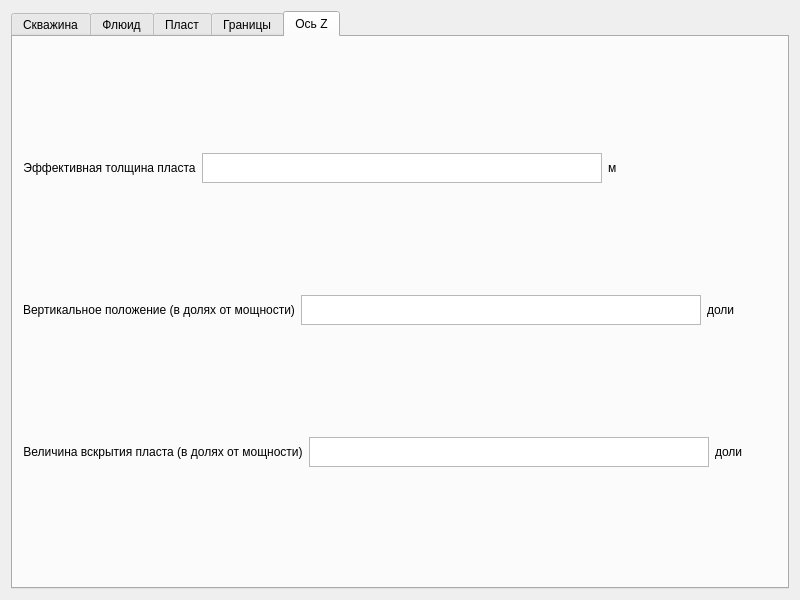
<?xml version="1.0" encoding="UTF-8"?>
<ui version="4.0">
 <class>Dialog</class>
 <widget class="QDialog" name="Dialog">
  <property name="enabled">
   <bool>true</bool>
  </property>
  <property name="geometry">
   <rect>
    <x>0</x>
    <y>0</y>
    <width>800</width>
    <height>600</height>
   </rect>
  </property>
  <property name="sizePolicy">
   <sizepolicy hsizetype="Fixed" vsizetype="Fixed">
    <horstretch>0</horstretch>
    <verstretch>0</verstretch>
   </sizepolicy>
  </property>
  <property name="minimumSize">
   <size>
    <width>800</width>
    <height>600</height>
   </size>
  </property>
  <property name="maximumSize">
   <size>
    <width>800</width>
    <height>600</height>
   </size>
  </property>
  <property name="windowTitle">
   <string>Dialog</string>
  </property>
  <layout class="QVBoxLayout" name="verticalLayout_4">
   <item>
    <widget class="QTabWidget" name="tabWidget">
     <property name="currentIndex">
      <number>4</number>
     </property>
     <widget class="QWidget" name="tab">
      <attribute name="title">
       <string>Скважина</string>
      </attribute>
      <layout class="QVBoxLayout" name="verticalLayout">
       <item>
        <layout class="QHBoxLayout" name="horizontalLayout">
         <item>
          <widget class="QLabel" name="label_2">
           <property name="minimumSize">
            <size>
             <width>0</width>
             <height>30</height>
            </size>
           </property>
           <property name="maximumSize">
            <size>
             <width>16777215</width>
             <height>30</height>
            </size>
           </property>
           <property name="text">
            <string>Радиус скважины</string>
           </property>
           <property name="alignment">
            <set>Qt::AlignCenter</set>
           </property>
          </widget>
         </item>
         <item>
          <widget class="QTextEdit" name="rc">
           <property name="minimumSize">
            <size>
             <width>400</width>
             <height>30</height>
            </size>
           </property>
           <property name="maximumSize">
            <size>
             <width>400</width>
             <height>30</height>
            </size>
           </property>
          </widget>
         </item>
         <item>
          <widget class="QLabel" name="label">
           <property name="text">
            <string>м</string>
           </property>
          </widget>
         </item>
        </layout>
       </item>
       <item>
        <layout class="QHBoxLayout" name="horizontalLayout_3">
         <item>
          <widget class="QLabel" name="label_3">
           <property name="minimumSize">
            <size>
             <width>0</width>
             <height>30</height>
            </size>
           </property>
           <property name="maximumSize">
            <size>
             <width>16777215</width>
             <height>30</height>
            </size>
           </property>
           <property name="text">
            <string>Длина горизонтальной или наклонной скважины</string>
           </property>
           <property name="alignment">
            <set>Qt::AlignCenter</set>
           </property>
          </widget>
         </item>
         <item>
          <widget class="QTextEdit" name="length">
           <property name="minimumSize">
            <size>
             <width>400</width>
             <height>30</height>
            </size>
           </property>
           <property name="maximumSize">
            <size>
             <width>400</width>
             <height>30</height>
            </size>
           </property>
          </widget>
         </item>
         <item>
          <widget class="QLabel" name="label_5">
           <property name="text">
            <string>м</string>
           </property>
          </widget>
         </item>
        </layout>
       </item>
      </layout>
     </widget>
     <widget class="QWidget" name="tab_2">
      <attribute name="title">
       <string>Флюид</string>
      </attribute>
      <layout class="QVBoxLayout" name="verticalLayout_3">
       <item>
        <layout class="QVBoxLayout" name="verticalLayout_2">
         <item>
          <layout class="QHBoxLayout" name="horizontalLayout_4">
           <item>
            <widget class="QLabel" name="label_4">
             <property name="minimumSize">
              <size>
               <width>0</width>
               <height>30</height>
              </size>
             </property>
             <property name="maximumSize">
              <size>
               <width>16777215</width>
               <height>30</height>
              </size>
             </property>
             <property name="text">
              <string>Объемный коэффициент</string>
             </property>
             <property name="alignment">
              <set>Qt::AlignCenter</set>
             </property>
            </widget>
           </item>
           <item>
            <widget class="QTextEdit" name="B_liq">
             <property name="minimumSize">
              <size>
               <width>400</width>
               <height>30</height>
              </size>
             </property>
             <property name="maximumSize">
              <size>
               <width>400</width>
               <height>30</height>
              </size>
             </property>
            </widget>
           </item>
           <item>
            <widget class="QLabel" name="label_6">
             <property name="text">
              <string/>
             </property>
            </widget>
           </item>
          </layout>
         </item>
         <item>
          <layout class="QHBoxLayout" name="horizontalLayout_6">
           <item>
            <widget class="QLabel" name="label_9">
             <property name="minimumSize">
              <size>
               <width>0</width>
               <height>30</height>
              </size>
             </property>
             <property name="maximumSize">
              <size>
               <width>16777215</width>
               <height>30</height>
              </size>
             </property>
             <property name="text">
              <string>Вязкость</string>
             </property>
             <property name="alignment">
              <set>Qt::AlignCenter</set>
             </property>
            </widget>
           </item>
           <item>
            <widget class="QTextEdit" name="mu">
             <property name="minimumSize">
              <size>
               <width>400</width>
               <height>30</height>
              </size>
             </property>
             <property name="maximumSize">
              <size>
               <width>400</width>
               <height>30</height>
              </size>
             </property>
            </widget>
           </item>
           <item>
            <widget class="QLabel" name="label_10">
             <property name="text">
              <string>сП</string>
             </property>
            </widget>
           </item>
          </layout>
         </item>
        </layout>
       </item>
      </layout>
     </widget>
     <widget class="QWidget" name="tab_3">
      <attribute name="title">
       <string>Пласт</string>
      </attribute>
      <layout class="QVBoxLayout" name="verticalLayout_6">
       <item>
        <layout class="QVBoxLayout" name="verticalLayout_5">
         <item>
          <layout class="QHBoxLayout" name="horizontalLayout_8">
           <item>
            <widget class="QLabel" name="label_13">
             <property name="minimumSize">
              <size>
               <width>0</width>
               <height>30</height>
              </size>
             </property>
             <property name="maximumSize">
              <size>
               <width>16777215</width>
               <height>30</height>
              </size>
             </property>
             <property name="text">
              <string>Проницаемость </string>
             </property>
             <property name="alignment">
              <set>Qt::AlignCenter</set>
             </property>
            </widget>
           </item>
           <item>
            <widget class="QTextEdit" name="K">
             <property name="minimumSize">
              <size>
               <width>400</width>
               <height>30</height>
              </size>
             </property>
             <property name="maximumSize">
              <size>
               <width>400</width>
               <height>30</height>
              </size>
             </property>
            </widget>
           </item>
           <item>
            <widget class="QLabel" name="Skin">
             <property name="text">
              <string>мД</string>
             </property>
            </widget>
           </item>
          </layout>
         </item>
         <item>
          <layout class="QHBoxLayout" name="horizontalLayout_9">
           <item>
            <widget class="QLabel" name="label_15">
             <property name="minimumSize">
              <size>
               <width>0</width>
               <height>30</height>
              </size>
             </property>
             <property name="maximumSize">
              <size>
               <width>16777215</width>
               <height>30</height>
              </size>
             </property>
             <property name="text">
              <string>Отн. верт. к гориз. прон  (kv/kh) </string>
             </property>
             <property name="alignment">
              <set>Qt::AlignCenter</set>
             </property>
            </widget>
           </item>
           <item>
            <widget class="QTextEdit" name="kv_kh">
             <property name="minimumSize">
              <size>
               <width>400</width>
               <height>30</height>
              </size>
             </property>
             <property name="maximumSize">
              <size>
               <width>400</width>
               <height>30</height>
              </size>
             </property>
            </widget>
           </item>
           <item>
            <widget class="QLabel" name="label_16">
             <property name="text">
              <string/>
             </property>
            </widget>
           </item>
          </layout>
         </item>
         <item>
          <layout class="QHBoxLayout" name="horizontalLayout_13">
           <item>
            <widget class="QLabel" name="label_23">
             <property name="minimumSize">
              <size>
               <width>0</width>
               <height>30</height>
              </size>
             </property>
             <property name="maximumSize">
              <size>
               <width>16777215</width>
               <height>30</height>
              </size>
             </property>
             <property name="text">
              <string>Общая сжимаемость</string>
             </property>
             <property name="alignment">
              <set>Qt::AlignCenter</set>
             </property>
            </widget>
           </item>
           <item>
            <widget class="QTextEdit" name="C_t">
             <property name="minimumSize">
              <size>
               <width>400</width>
               <height>30</height>
              </size>
             </property>
             <property name="maximumSize">
              <size>
               <width>400</width>
               <height>30</height>
              </size>
             </property>
            </widget>
           </item>
           <item>
            <widget class="QLabel" name="label_24">
             <property name="text">
              <string>1/атм</string>
             </property>
            </widget>
           </item>
          </layout>
         </item>
         <item>
          <layout class="QHBoxLayout" name="horizontalLayout_14">
           <item>
            <widget class="QLabel" name="label_25">
             <property name="minimumSize">
              <size>
               <width>0</width>
               <height>30</height>
              </size>
             </property>
             <property name="maximumSize">
              <size>
               <width>16777215</width>
               <height>30</height>
              </size>
             </property>
             <property name="text">
              <string>Пористость</string>
             </property>
             <property name="alignment">
              <set>Qt::AlignCenter</set>
             </property>
            </widget>
           </item>
           <item>
            <widget class="QTextEdit" name="phi">
             <property name="minimumSize">
              <size>
               <width>400</width>
               <height>30</height>
              </size>
             </property>
             <property name="maximumSize">
              <size>
               <width>400</width>
               <height>30</height>
              </size>
             </property>
            </widget>
           </item>
           <item>
            <widget class="QLabel" name="label_26">
             <property name="text">
              <string/>
             </property>
            </widget>
           </item>
          </layout>
         </item>
         <item>
          <layout class="QHBoxLayout" name="horizontalLayout_16">
           <item>
            <widget class="QLabel" name="label_29">
             <property name="minimumSize">
              <size>
               <width>0</width>
               <height>30</height>
              </size>
             </property>
             <property name="maximumSize">
              <size>
               <width>16777215</width>
               <height>30</height>
              </size>
             </property>
             <property name="text">
              <string>Скин-фактор</string>
             </property>
             <property name="alignment">
              <set>Qt::AlignCenter</set>
             </property>
            </widget>
           </item>
           <item>
            <widget class="QTextEdit" name="textEdit_15">
             <property name="minimumSize">
              <size>
               <width>400</width>
               <height>30</height>
              </size>
             </property>
             <property name="maximumSize">
              <size>
               <width>400</width>
               <height>30</height>
              </size>
             </property>
            </widget>
           </item>
           <item>
            <widget class="QLabel" name="label_30">
             <property name="text">
              <string/>
             </property>
            </widget>
           </item>
          </layout>
         </item>
         <item>
          <layout class="QHBoxLayout" name="horizontalLayout_15">
           <item>
            <widget class="QLabel" name="label_27">
             <property name="minimumSize">
              <size>
               <width>0</width>
               <height>30</height>
              </size>
             </property>
             <property name="maximumSize">
              <size>
               <width>16777215</width>
               <height>30</height>
              </size>
             </property>
             <property name="text">
              <string>Начальное пластовое давление</string>
             </property>
             <property name="alignment">
              <set>Qt::AlignCenter</set>
             </property>
            </widget>
           </item>
           <item>
            <widget class="QTextEdit" name="P_initial">
             <property name="minimumSize">
              <size>
               <width>400</width>
               <height>30</height>
              </size>
             </property>
             <property name="maximumSize">
              <size>
               <width>400</width>
               <height>30</height>
              </size>
             </property>
            </widget>
           </item>
           <item>
            <widget class="QLabel" name="label_28">
             <property name="text">
              <string>атм</string>
             </property>
            </widget>
           </item>
          </layout>
         </item>
        </layout>
       </item>
      </layout>
     </widget>
     <widget class="QWidget" name="tab_4">
      <attribute name="title">
       <string>Границы</string>
      </attribute>
      <widget class="QWidget" name="verticalLayoutWidget_3">
       <property name="geometry">
        <rect>
         <x>10</x>
         <y>10</y>
         <width>750</width>
         <height>527</height>
        </rect>
       </property>
       <layout class="QVBoxLayout" name="verticalLayout_8">
        <item>
         <layout class="QHBoxLayout" name="horizontalLayout_23">
          <item>
           <widget class="QLabel" name="label_43">
            <property name="minimumSize">
             <size>
              <width>0</width>
              <height>30</height>
             </size>
            </property>
            <property name="maximumSize">
             <size>
              <width>16777215</width>
              <height>30</height>
             </size>
            </property>
            <property name="text">
             <string>Ширина прямоугольника (Запад - Восток)</string>
            </property>
            <property name="alignment">
             <set>Qt::AlignCenter</set>
            </property>
           </widget>
          </item>
          <item>
           <widget class="QTextEdit" name="W_E_length">
            <property name="minimumSize">
             <size>
              <width>400</width>
              <height>30</height>
             </size>
            </property>
            <property name="maximumSize">
             <size>
              <width>400</width>
              <height>30</height>
             </size>
            </property>
           </widget>
          </item>
          <item>
           <widget class="QLabel" name="label_44">
            <property name="text">
             <string>м</string>
            </property>
           </widget>
          </item>
         </layout>
        </item>
        <item>
         <layout class="QHBoxLayout" name="horizontalLayout_24">
          <item>
           <widget class="QLabel" name="label_45">
            <property name="minimumSize">
             <size>
              <width>0</width>
              <height>30</height>
             </size>
            </property>
            <property name="maximumSize">
             <size>
              <width>16777215</width>
              <height>30</height>
             </size>
            </property>
            <property name="text">
             <string>Длина прямоугольника (Север - Юг)</string>
            </property>
            <property name="alignment">
             <set>Qt::AlignCenter</set>
            </property>
           </widget>
          </item>
          <item>
           <widget class="QTextEdit" name="N_S_length">
            <property name="minimumSize">
             <size>
              <width>400</width>
              <height>30</height>
             </size>
            </property>
            <property name="maximumSize">
             <size>
              <width>400</width>
              <height>30</height>
             </size>
            </property>
           </widget>
          </item>
          <item>
           <widget class="QLabel" name="label_46">
            <property name="text">
             <string>м</string>
            </property>
           </widget>
          </item>
         </layout>
        </item>
        <item>
         <layout class="QHBoxLayout" name="horizontalLayout_25">
          <item>
           <widget class="QLabel" name="label_47">
            <property name="minimumSize">
             <size>
              <width>0</width>
              <height>30</height>
             </size>
            </property>
            <property name="maximumSize">
             <size>
              <width>16777215</width>
              <height>30</height>
             </size>
            </property>
            <property name="text">
             <string>Доля от ширины до центра</string>
            </property>
            <property name="alignment">
             <set>Qt::AlignCenter</set>
            </property>
           </widget>
          </item>
          <item>
           <widget class="QTextEdit" name="bound_1">
            <property name="minimumSize">
             <size>
              <width>400</width>
              <height>30</height>
             </size>
            </property>
            <property name="maximumSize">
             <size>
              <width>400</width>
              <height>30</height>
             </size>
            </property>
           </widget>
          </item>
          <item>
           <widget class="QLabel" name="label_48">
            <property name="text">
             <string>доли</string>
            </property>
           </widget>
          </item>
         </layout>
        </item>
        <item>
         <layout class="QHBoxLayout" name="horizontalLayout_26">
          <item>
           <widget class="QLabel" name="label_49">
            <property name="minimumSize">
             <size>
              <width>0</width>
              <height>30</height>
             </size>
            </property>
            <property name="maximumSize">
             <size>
              <width>16777215</width>
              <height>30</height>
             </size>
            </property>
            <property name="text">
             <string>Доля от длины до центра</string>
            </property>
            <property name="alignment">
             <set>Qt::AlignCenter</set>
            </property>
           </widget>
          </item>
          <item>
           <widget class="QTextEdit" name="bound_2">
            <property name="minimumSize">
             <size>
              <width>400</width>
              <height>30</height>
             </size>
            </property>
            <property name="maximumSize">
             <size>
              <width>400</width>
              <height>30</height>
             </size>
            </property>
           </widget>
          </item>
          <item>
           <widget class="QLabel" name="label_50">
            <property name="text">
             <string>доли</string>
            </property>
           </widget>
          </item>
         </layout>
        </item>
       </layout>
      </widget>
     </widget>
     <widget class="QWidget" name="tab_5">
      <attribute name="title">
       <string>Ось Z</string>
      </attribute>
      <widget class="QWidget" name="verticalLayoutWidget_4">
       <property name="geometry">
        <rect>
         <x>10</x>
         <y>10</y>
         <width>750</width>
         <height>527</height>
        </rect>
       </property>
       <layout class="QVBoxLayout" name="verticalLayout_9">
        <item>
         <layout class="QHBoxLayout" name="horizontalLayout_27">
          <item>
           <widget class="QLabel" name="label_51">
            <property name="minimumSize">
             <size>
              <width>0</width>
              <height>30</height>
             </size>
            </property>
            <property name="maximumSize">
             <size>
              <width>16777215</width>
              <height>30</height>
             </size>
            </property>
            <property name="text">
             <string>Эффективная толщина пласта</string>
            </property>
            <property name="alignment">
             <set>Qt::AlignCenter</set>
            </property>
           </widget>
          </item>
          <item>
           <widget class="QTextEdit" name="h_eff">
            <property name="minimumSize">
             <size>
              <width>400</width>
              <height>30</height>
             </size>
            </property>
            <property name="maximumSize">
             <size>
              <width>400</width>
              <height>30</height>
             </size>
            </property>
           </widget>
          </item>
          <item>
           <widget class="QLabel" name="label_52">
            <property name="text">
             <string>м</string>
            </property>
           </widget>
          </item>
         </layout>
        </item>
        <item>
         <layout class="QHBoxLayout" name="horizontalLayout_29">
          <item>
           <widget class="QLabel" name="label_55">
            <property name="minimumSize">
             <size>
              <width>0</width>
              <height>30</height>
             </size>
            </property>
            <property name="maximumSize">
             <size>
              <width>16777215</width>
              <height>30</height>
             </size>
            </property>
            <property name="text">
             <string>Вертикальное положение (в долях от мощности)</string>
            </property>
            <property name="alignment">
             <set>Qt::AlignCenter</set>
            </property>
           </widget>
          </item>
          <item>
           <widget class="QTextEdit" name="vertical_position">
            <property name="minimumSize">
             <size>
              <width>400</width>
              <height>30</height>
             </size>
            </property>
            <property name="maximumSize">
             <size>
              <width>400</width>
              <height>30</height>
             </size>
            </property>
           </widget>
          </item>
          <item>
           <widget class="QLabel" name="label_56">
            <property name="text">
             <string>доли</string>
            </property>
           </widget>
          </item>
         </layout>
        </item>
        <item>
         <layout class="QHBoxLayout" name="horizontalLayout_30">
          <item>
           <widget class="QLabel" name="label_57">
            <property name="minimumSize">
             <size>
              <width>0</width>
              <height>30</height>
             </size>
            </property>
            <property name="maximumSize">
             <size>
              <width>16777215</width>
              <height>30</height>
             </size>
            </property>
            <property name="text">
             <string>Величина вскрытия пласта (в долях от мощности)</string>
            </property>
            <property name="alignment">
             <set>Qt::AlignCenter</set>
            </property>
           </widget>
          </item>
          <item>
           <widget class="QTextEdit" name="vskritie_plasta">
            <property name="minimumSize">
             <size>
              <width>400</width>
              <height>30</height>
             </size>
            </property>
            <property name="maximumSize">
             <size>
              <width>400</width>
              <height>30</height>
             </size>
            </property>
           </widget>
          </item>
          <item>
           <widget class="QLabel" name="label_58">
            <property name="text">
             <string>доли</string>
            </property>
           </widget>
          </item>
         </layout>
        </item>
       </layout>
      </widget>
     </widget>
    </widget>
   </item>
  </layout>
 </widget>
 <resources/>
 <connections/>
</ui>
